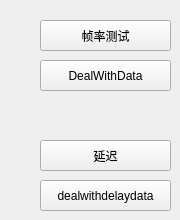
     <widget class="QWidget" name="tab_2">
      <attribute name="title">
       <string>机械臂测试</string>
      </attribute>
      <widget class="QPushButton" name="pushButton_DealwithData">
       <property name="geometry">
        <rect>
         <x>40</x>
         <y>60</y>
         <width>131</width>
         <height>31</height>
        </rect>
       </property>
       <property name="text">
        <string>DealWithData</string>
       </property>
      </widget>
      <widget class="QPushButton" name="pushButton_fps">
       <property name="geometry">
        <rect>
         <x>40</x>
         <y>20</y>
         <width>131</width>
         <height>31</height>
        </rect>
       </property>
       <property name="text">
        <string>帧率测试</string>
       </property>
      </widget>
      <widget class="QPushButton" name="pushButton_delay">
       <property name="geometry">
        <rect>
         <x>40</x>
         <y>140</y>
         <width>131</width>
         <height>31</height>
        </rect>
       </property>
       <property name="text">
        <string>延迟</string>
       </property>
      </widget>
      <widget class="QPushButton" name="pushButton_dealwithdelaydata">
       <property name="geometry">
        <rect>
         <x>40</x>
         <y>180</y>
         <width>131</width>
         <height>31</height>
        </rect>
       </property>
       <property name="text">
        <string>dealwithdelaydata</string>
       </property>
      </widget>
     </widget>
